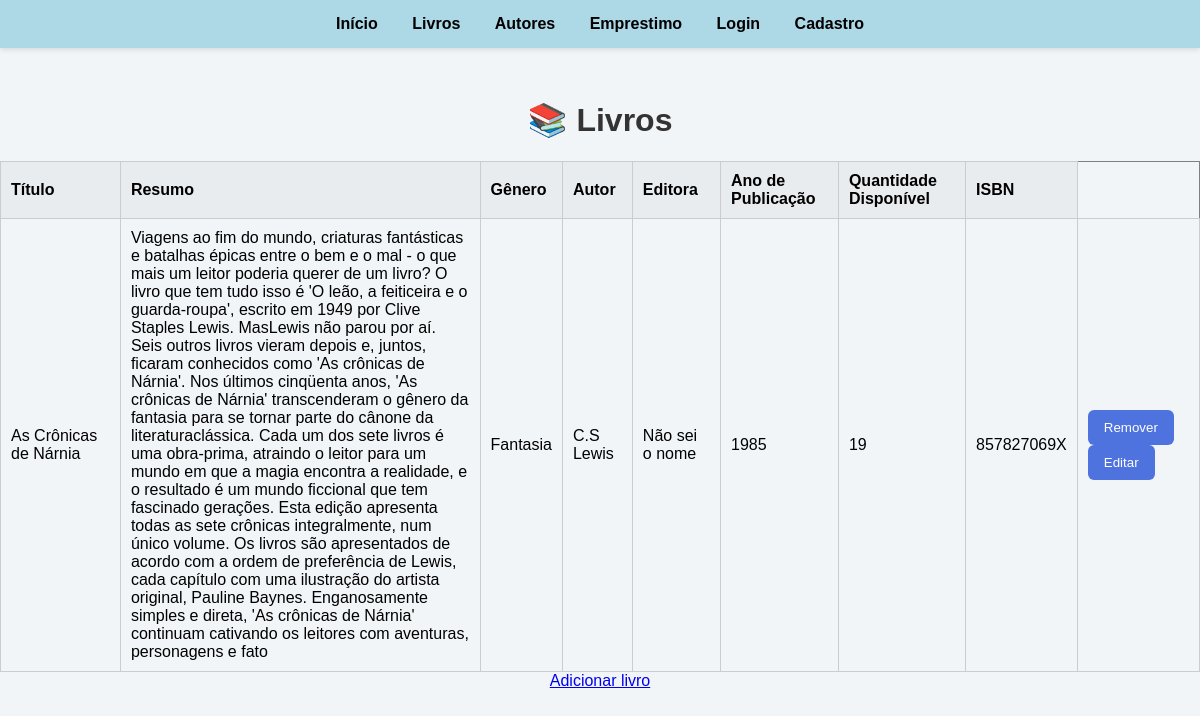
The page /livros (signed in) on the database as committed earlier.
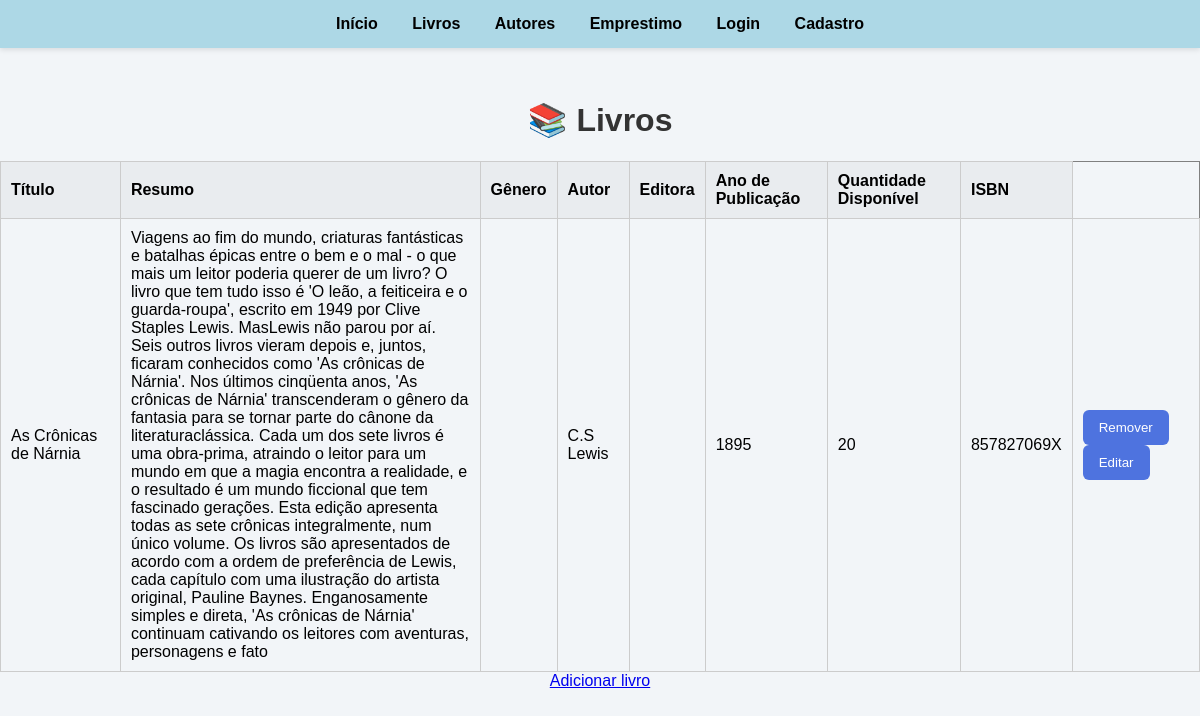
The same page on the database as committed later.
### tables this page shows
CREATE TABLE livros (
    id_livro INTEGER PRIMARY KEY AUTOINCREMENT,
    autor_id INTEGER NOT NULL,
    titulo VARCHAR(255) NOT NULL,
    isbn VARCHAR(13) NOT NULL,
    ano_publicacao INTEGER,
    genero_id INTEGER,
    editora_id INTEGER,
    quantidade_disponivel INTEGER,
    resumo TEXT,
    FOREIGN KEY (autor_id) REFERENCES autores(id_autor) ON DELETE RESTRICT,
    FOREIGN KEY (genero_id) REFERENCES generos(id_genero),
    FOREIGN KEY (editora_id) REFERENCES editoras(id_editora)
);

CREATE TABLE generos (
    id_genero INTEGER PRIMARY KEY AUTOINCREMENT,
    nome_genero VARCHAR(255) NOT NULL
);

CREATE TABLE editoras (
    id_editora INTEGER PRIMARY KEY AUTOINCREMENT,
    nome_editora VARCHAR(255) NOT NULL,
    endereco_editora TEXT
);

CREATE TABLE autores (
    id_autor INTEGER PRIMARY KEY AUTOINCREMENT,
    nome_autor VARCHAR(255) NOT NULL,
    nacionalidade VARCHAR(255),
    data_nascimento DATE,
    biografia TEXT
);

### app.py (the view)
@app.route('/livros', methods=["GET", "POST"])
@login_required
def livros():
    conexao = obter_conexao()
    sql = """
        SELECT
            livros.id_livro,
            livros.titulo,
            autores.nome_autor AS autor,
            generos.nome_genero AS genero,
            editoras.nome_editora AS editora,
            livros.isbn,
            livros.ano_publicacao,
            livros.quantidade_disponivel,
            livros.resumo
        FROM livros
        LEFT JOIN autores ON livros.autor_id = autores.id_autor
        LEFT JOIN generos ON livros.genero_id = generos.id_genero
        LEFT JOIN editoras ON livros.editora_id = editoras.id_editora
        ORDER BY livros.titulo
    """
    livros = conexao.execute(sql).fetchall()
    conexao.close()
    return render_template('livros.html', livros=livros)

### app.py (called while the page is built)
@login_manager.user_loader
def load_user(user_id):
    return User.achar_email(user_id)

### database.py (called while the page is built)
def obter_conexao():
    conexao = sqlite3.connect('livros.db')
    conexao.execute("PRAGMA foreign_keys = ON")
    conexao.row_factory = sqlite3.Row
    return conexao

### modelos/__init__.py (called while the page is built)
    @classmethod
    def achar_email(cls, email):
        conexao = obter_conexao()
        sql = "SELECT * FROM usuarios WHERE email = ?"
        resultado = conexao.execute(sql, (email,)).fetchone()
        if resultado:
            return User(
                email=resultado['email'],
                nome=resultado['nome_usuario'],
                senha=resultado['senha_usuario'],
                numero_telefone=resultado['numero_telefone'],
                data_inscricao=resultado['data_inscricao']
            )
        return None

### templates/livros.html (shortened to what this page needs)
{% extends 'base.html'%}
{% block conteudo %}
    <h1>📚 Livros</h1>
    {% if livros %}
    <table border="1">
        <tr>
            <th>Título</th>
            <th>Resumo</th>
            <th>Gênero</th>
            <th>Autor</th>
            <th>Editora</th>
            <th>Ano de Publicação</th>
            <th>Quantidade Disponível</th>
            <th>ISBN</th>
        </tr>
        {% for livro in livros %}
        <tr>
            <td style="width: 10%;">{{ livro.titulo }}</td>
            <td style="width: 30%;">{{ livro.resumo }}</td>
            <td>{{ livro.genero }}</td>
            <td>{{ livro.autor }}</td>
            <td>{{ livro.editora }}</td>
            <td>{{ livro.ano_publicacao }}</td>
            <td>{{ livro.quantidade_disponivel }}</td>
            <td>{{ livro.isbn }}</td>
            <td>
                <a>
                    <form action="{{ url_for('remover_livro') }}" method="post" style="display:inline;">
                    <button type="submit">Remover</button>
                    </form>
                </a>
                <a href="{{ url_for('editar_livro', id=livro.id_livro) }}"><button type="button">Editar</button></a>
            </td>
        </tr>
        {% endfor %}
    </table>
    {% else %}
        <p>Nenhum livro cadastrado.</p>
    {% endif %}
    <a href="{{url_for('criar_livro')}}">Adicionar livro</a>
{% endblock %}

Rows that differ between the two databases and show on the page:
changed livros "As Crônicas de Nárnia": ano_publicacao "1985" → "1895"; quantidade_disponivel "19" → "20"; genero "Fantasia" → (not shown); editora "Não sei o nome" → (not shown)
